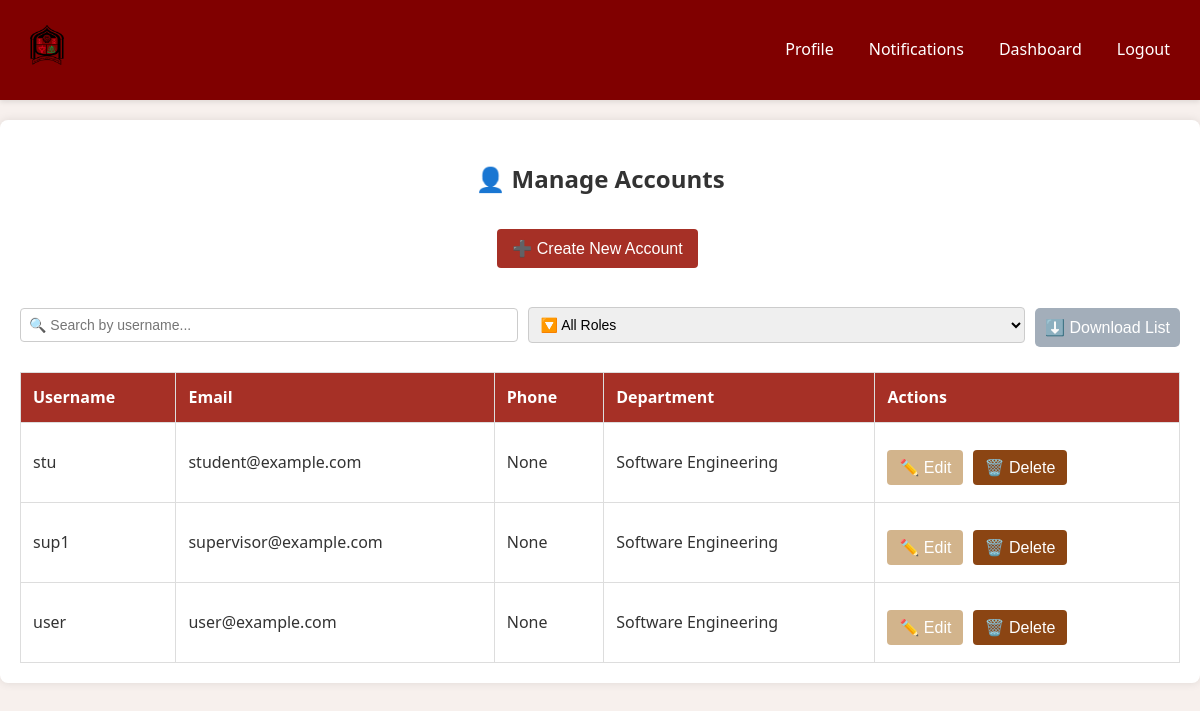
Before: /api/users/manage-accounts/ (signed in) with the older database file.
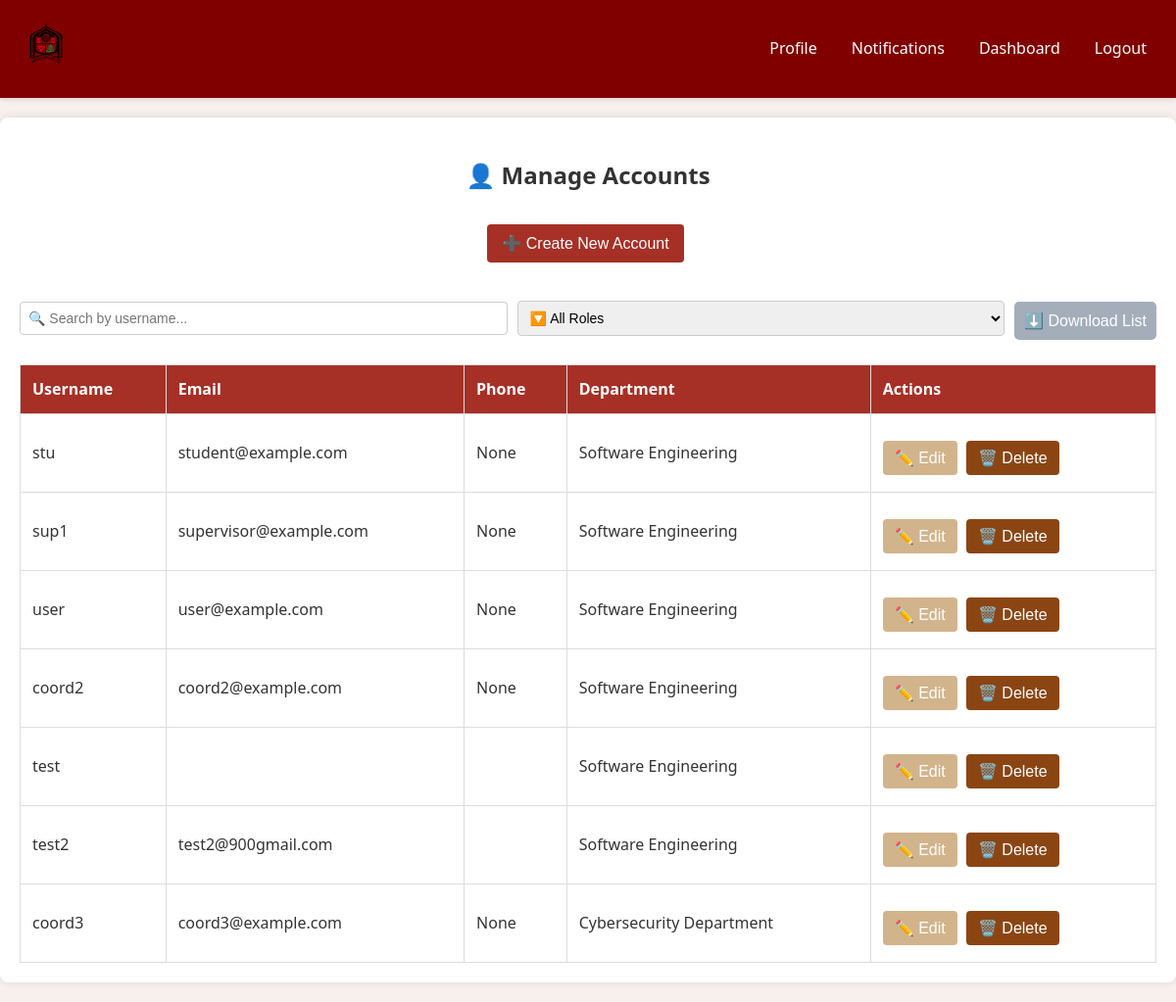
After: the same page with the newer database file.
### users/models.py (models this page shows, shortened)
class User(AbstractUser):
    phone_number = models.CharField(max_length=15, blank=True, null=True)
    department = models.ForeignKey(
        Department,
        on_delete=models.CASCADE,
        related_name='users',
        null=True,  # Allow NULL values (important for superusers)
        blank=True  # Allow empty values
    )

### university/models.py (models this page shows, shortened)
class Department(models.Model):
    college = models.ForeignKey(College, on_delete=models.CASCADE, related_name='departments')
    name = models.CharField(max_length=200)

### users/views.py (the view, shortened to what this page needs)
# urls.py: path("manage-accounts/", views.ManageAccountsView.as_view(), name="manage-accounts"),
class ManageAccountsView(APIView):
    permission_classes = [IsAuthenticated]
    def get(self, request):
        user = request.user
        if hasattr(user, "coordinator"):
            if user.coordinator.is_super:
                college_departments = Department.objects.filter(college=user.department.college)
                users = User.objects.filter(
                    is_staff=False,
                    is_superuser=False,
                    department__in=college_departments
                ).exclude(coordinator__is_super=True)
                departments = college_departments
            else:
                users = User.objects.filter(
                    is_staff=False,
                    is_superuser=False,
                    department=user.department
                ).exclude(coordinator__is_super=True)
                departments = [user.department]
        else:
            return Response({"error": "Only coordinators can view users."}, status=403)
        return render(request, "coordinator/manage_accounts.html", {
            "users": users,
            "departments": departments,
            "is_super": hasattr(user, "coordinator") and user.coordinator.is_super
        })

### templates/coordinator/manage_accounts.html (shortened to what this page needs)
{% extends "base.html" %}
{% load static %}
{% block head %}
<link rel="stylesheet" href="{% static 'css/coordinator/manage_accounts.css' %}">
{% endblock %}
{% block content %}
{% include "navbar.html" %}
<div class="container">
    <h2>👤 Manage Accounts</h2>
    <button id="create-user-btn" class="btn btn-primary">➕ Create New Account</button>
<div class="search-filter-bar">
    <input type="text" id="search-input" placeholder="🔍 Search by username..." />
    <select id="role-filter">
        <option value="">🔽 All Roles</option>
    </select>
    <button id="download-btn" class="btn-download">⬇️ Download List</button>
</div>
    <table>
        <thead>
            <tr>
                <th>Username</th>
                <th>Email</th>
                <th>Phone</th>
                <th>Department</th>
                <th>Actions</th>
            </tr>
        </thead>
        <tbody>
            {% for user in users %}
            <tr>
                <td>{{ user.username }}</td>
                <td>{{ user.email }}</td>
                <td>{{ user.phone_number }}</td>
                <td>{{ user.department.name }}</td>
                <td>
                    <button class="edit-btn btn-edit"
                        data-id="{{ user.id }}"
                        data-role="{% if user.student %}student{% elif user.coordinator %}{% if user.coordinator.is_super %}coordinator{% else %}coordinator{% endif %}{% else %}user{% endif %}"
                        data-username="{{ user.username }}"
                        data-email="{{ user.email }}"
                        data-phone="{{ user.phone_number }}"
                        data-department="{{ user.department.id }}"
                        {% if user.student %}
                            data-student_id="{{ user.student.student_id }}"
                            data-sitting_number="{{ user.student.sitting_number }}"
                        {% endif %}>
                        ✏️ Edit
                    </button>
                    <button class="delete-btn btn-delete" data-id="{{ user.id }}" >
                        🗑️ Delete
                    </button>
                </td>
            </tr>
            {% empty %}
            <tr>
                <td colspan="5">No users found.</td>
            </tr>
            {% endfor %}
        </tbody>
    </table>
</div>
{% endblock %}

### templates/base.html (shortened to what this page needs)
<!DOCTYPE html>
<html lang="en">
<head>
    {% load static %}
    <link rel="stylesheet" href="{% static 'css/style.css' %}">
    {% block head %}
    {% endblock %}
</head>
<body>
    <main>
        {% block content %}{% endblock %}
    </main>
</body>
</html>

### templates/navbar.html (shortened to what this page needs)
{% load static %}
<link rel="stylesheet" href="{% static 'css/navbar.css' %}">
<nav class="navbar">
    <h2 class="logo">
        <a href="/">
            <img src="{% static 'images/lo.png' %}" alt="Site Logo" style="height: 40px;">
        </a>
    </h2>
    <ul class="nav-links">
        {% if user.is_authenticated %}
            {% if user.coordinator %}
                <li><a href="#">Profile</a></li>
                <li><a href="#">Notifications</a></li>
                <li><a href="{% url 'coordinator-dashboard' %}">Dashboard</a></li>
                <li><a href="{% url 'logout' %}">Logout</a></li>
            {% elif user.teacher %}
                <li><a href="#">Profile</a></li>
                <li><a href="#">Notifications</a></li>
                <li><a href="#">Dashboard</a></li>
                <li><a href="{% url 'logout' %}">Logout</a></li>
            {% endif %}
        {% else %}
            <li><a href="{% url 'login' %}">Login</a></li>
        {% endif %}
    </ul>
</nav>

### static/css/style.css (style rules this page uses)
body { font-family: 'Segoe UI', Tahoma, Geneva, Verdana, sans-serif; margin: 0px; padding: 0; background-color: #f7f0ed; color: #333; line-height: 1.6; }
:root { --button-color: #609f9f; --button-hover-color: #4d8080; --button-text-color: white; --button-disabled-color: #cccccc; }
button { background-color: var(--button-color); color: var(--button-text-color); padding: 10px 20px; border: none; border-radius: 5px; font-size: 16px; cursor: pointer; transition: background-color 0.3s ease; margin: 5px 0; }
.btn-primary { background-color: #a63026; color: white; }
.btn-edit { background-color: #d2b48c; color: white; }
.btn-delete { background-color: #8b4513; color: white; }
.btn-download { background-color: #a3aeba; color: white; }

### static/css/coordinator/manage_accounts.css (style rules this page uses)
.container { max-width: 1300px; margin: 20px auto; padding: 20px; background: white; border-radius: 8px; box-shadow: 0 0 10px rgba(0, 0, 0, 0.1); text-align: center; }
h2 { color: #333; margin-bottom: 20px; }
table { width: 100%; border-collapse: collapse; margin-top: 20px; }
table, th, td { border: 1px solid #ddd; }
th, td { padding: 12px; text-align: left; }
th { background: #a63026; color: white; }
td { background: #fff; }
.edit-btn, .delete-btn, .btn { text-decoration: none; padding: 8px 12px; border-radius: 4px; margin-right: 5px; transition: 0.3s ease-in-out; display: inline-block; cursor: pointer; }
.btn { color: white; margin-top: 10px; border: none; padding: 10px 15px; }
.search-filter-bar { display: flex; gap: 10px; margin: 20px 0; align-items: center; }
#search-input, #role-filter { padding: 8px; font-size: 14px; border-radius: 4px; border: 1px solid #ccc; flex: 1; }
input, select { padding: 10px; margin-top: 5px; border: 1px solid #ccc; border-radius: 5px; width: 95%; }
button { color: white; padding: 10px; border: none; border-radius: 5px; cursor: pointer; margin-top: 15px; }

### static/css/navbar.css (style rules this page uses)
.navbar { display: flex; justify-content: space-between; align-items: center; background: #800000; padding: 5px 30px; color: white; border-radius: 0px; box-shadow: 0 2px 5px rgba(0, 0, 0, 0.1); }
.navbar .logo { font-size: 24px; font-weight: bold; }
.nav-links { list-style: none; display: flex; gap: 15px; margin: 0; padding: 0; }
.nav-links li { margin: 0; }
.nav-links a { color: white; text-decoration: none; font-weight: 500; margin-left: 20px; transition: color 0.3s; }

Changed rows visible on the page:
added User: username "coord2", email "coord2@example.com", phone_number "None", department.name "Software Engineering"
added User: username "test", department.name "Software Engineering"
added User: username "test2", email "test2@900gmail.com", department.name "Software Engineering"
added User: username "coord3", email "coord3@example.com", phone_number "None", department.name "Cybersecurity Department"
